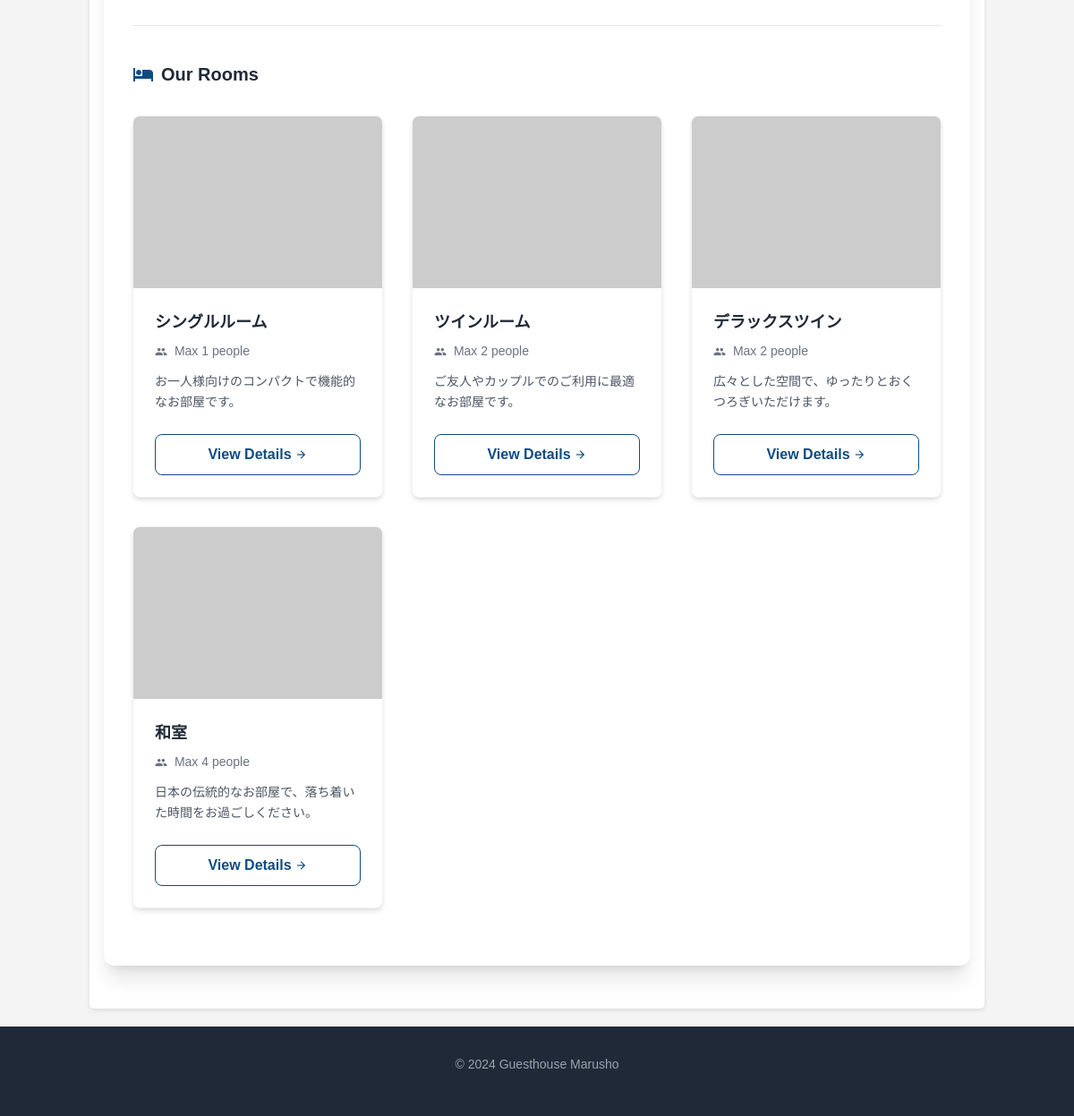
The app's page /?lang=en (lower part), older data.
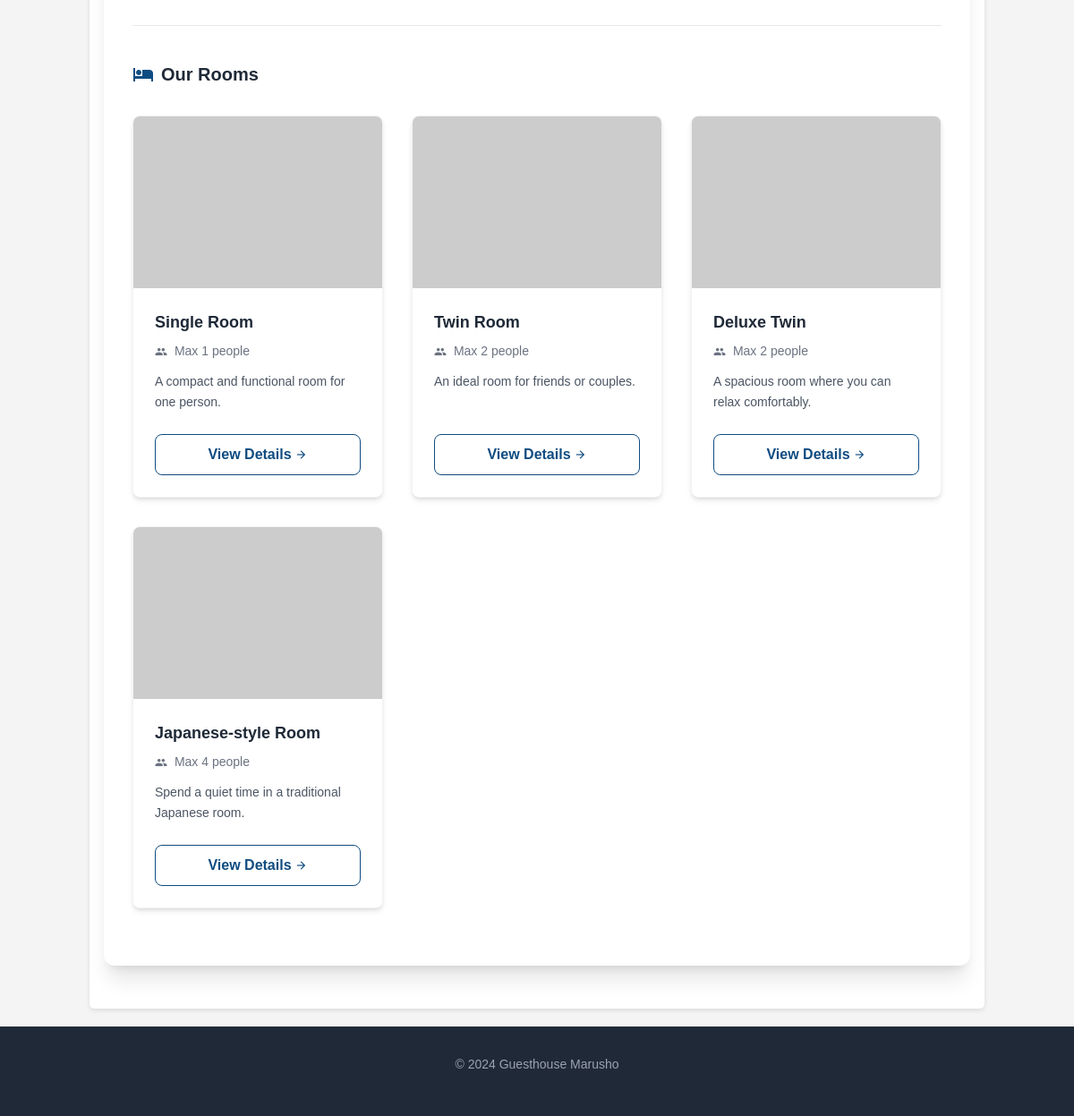
The same page, newer data.
### tables this page shows
CREATE TABLE `room_types` (
  `id` int(11) NOT NULL AUTO_INCREMENT,
  `name` varchar(255) NOT NULL COMMENT '部屋タイプ名',
  `name_en` varchar(255) DEFAULT NULL COMMENT '部屋タイプ名 (English)',
  `description` text DEFAULT NULL COMMENT '説明',
  `description_en` text DEFAULT NULL COMMENT '説明 (English)',
  `capacity` int(11) NOT NULL COMMENT '収容人数',
  `main_image` varchar(255) DEFAULT NULL COMMENT '部屋タイプ代表画像パス',
  `is_visible` tinyint(1) NOT NULL DEFAULT 1 COMMENT 'トップページ表示フラグ (1:表示, 0:非表示)',
  PRIMARY KEY (`id`)
);

### includes/language.php (called while the page is built, shortened)
<?php
$available_langs = ['ja', 'en'];
$default_lang = 'ja';
if (isset($_GET['lang']) && in_array($_GET['lang'], $available_langs)) {
    $current_lang = $_GET['lang'];
}
elseif (isset($_SESSION['lang']) && in_array($_SESSION['lang'], $available_langs)) {
    $current_lang = $_SESSION['lang'];
}
else {
    $current_lang = $default_lang;
}
$lang_file_path = __DIR__ . '/../lang/' . $current_lang . '.json';
if (file_exists($lang_file_path)) {
    $lang_text = json_decode(file_get_contents($lang_file_path), true);
} else {
    $lang_text = json_decode(file_get_contents(__DIR__ . '/../lang/' . $default_lang . '.json'), true);
}
if (!function_exists('t')) {
    function t($key, ...$args) {
        global $lang_text;
        $string = isset($lang_text[$key]) ? $lang_text[$key] : $key;
        if (!empty($args)) {
            return vsprintf($string, $args);
        }
        return $string;
    }
}
?>

### includes/functions.php (called while the page is built, shortened)
<?php
function h($s) {
    return htmlspecialchars($s, ENT_QUOTES, 'UTF-8');
}

### index.php (the view, shortened to what this page needs)
<?php
require_once 'includes/init.php';
require_once 'includes/header.php';
?>
<div class="max-w-5xl mx-auto bg-surface-light dark:bg-surface-dark rounded-xl shadow-xl overflow-hidden transition-colors duration-200">
    <div class="px-8 pb-12">
    </div>
    <div class="px-8 pb-16">
        <div class="border-t border-gray-200 dark:border-gray-700 pt-10">
            <h3 class="text-xl font-bold mb-8 text-gray-800 dark:text-white flex items-center gap-2">
                <span class="material-icons text-primary dark:text-blue-400">hotel</span>
                <?php echo h(t('index_rooms_intro_title')); ?>
            </h3>
            <div class="grid grid-cols-1 md:grid-cols-3 gap-8">
                <?php
                try {
                    $stmt = $dbh->query("SELECT * FROM room_types WHERE is_visible = 1 ORDER BY id ASC");
                    $display_room_types = $stmt->fetchAll(PDO::FETCH_ASSOC);
                } catch (PDOException $e) {
                    $display_room_types = [];
                }
                if (empty($display_room_types)) {
                    echo '<p class="text-gray-600 dark:text-gray-300 col-span-3 text-center">' . h(t('index_rooms_empty')) . '</p>';
                } else {
                    foreach ($display_room_types as $type):
                        $type_name = (!empty($type['name_en']) && isset($_SESSION['lang']) && $_SESSION['lang'] === 'en') ? $type['name_en'] : $type['name'];
                        $type_desc = (!empty($type['description_en']) && isset($_SESSION['lang']) && $_SESSION['lang'] === 'en') ? $type['description_en'] : $type['description'];
                        $img_src = !empty($type['main_image']) ? 'assets/' . h($type['main_image']) : 'https://via.placeholder.com/600x400?text=No+Image';
                ?>
                <div class="bg-white dark:bg-gray-800 rounded-lg shadow-md hover:shadow-xl transition-shadow duration-300 overflow-hidden border border-gray-100 dark:border-gray-700 flex flex-col group">
                    <div class="relative overflow-hidden h-48">
                        <img alt="<?php echo h($type_name); ?>" class="w-full h-full object-cover transform group-hover:scale-105 transition-transform duration-500" src="<?php echo $img_src; ?>"/>
                    </div>
                    <div class="p-6 flex flex-col flex-grow">
                        <h4 class="text-lg font-bold text-gray-800 dark:text-white mb-2"><?php echo h($type_name); ?></h4>
                        <p class="text-sm text-gray-500 dark:text-gray-400 mb-3">
                            <span class="material-icons text-sm align-middle mr-1">group</span>
                            <?php echo h(t('room_max_capacity', $type['capacity'])); ?>
                        </p>
                        <p class="text-sm text-gray-600 dark:text-gray-300 mb-6 flex-grow leading-relaxed">
                            <?php echo nl2br(h($type_desc)); ?>
                        </p>
                        <a href="rooms.php?room_type_id=<?php echo h($type['id']); ?>" class="w-full py-2.5 px-4 rounded border border-primary text-primary hover:bg-primary hover:text-white dark:border-blue-400 dark:text-blue-400 dark:hover:bg-blue-400 dark:hover:text-gray-900 font-semibold transition-all duration-200 flex items-center justify-center gap-1 group-hover:gap-2">
                            <?php echo h(t('room_btn_detail')); ?>
                            <span class="material-icons text-sm">arrow_forward</span>
                        </a>
                    </div>
                </div>
                <?php endforeach; } ?>
            </div>
        </div>
    </div>
</div>
<?php
require_once 'includes/footer.php';
?>

### includes/header.php (shortened to what this page needs)
<?php
require_once __DIR__ . '/init.php';
if (!isset($root_path)) {
    $root_path = '';
}
?>
<!DOCTYPE html>
<html lang="<?php echo h($current_lang); ?>">
<head>
    <script src="https://cdn.tailwindcss.com?plugins=forms,typography"></script>
    <link href="<?php echo $root_path; ?>assets/css/style.css" rel="stylesheet"/>
</head>
<body class="bg-background-light dark:bg-background-dark text-text-light dark:text-text-dark transition-colors duration-200 min-h-screen flex flex-col">
    <main class="flex-grow py-12 px-4">

### includes/footer.php (shortened to what this page needs)
    </main>
    <footer class="bg-gray-800 dark:bg-black text-gray-400 py-8 px-4 mt-auto">
        <div class="max-w-6xl mx-auto flex flex-col items-center gap-4">
            <div class="text-sm">
                &copy; 2024 <?php echo h(t('site_title')); ?>
            </div>
        </div>
    </footer>
</body>
</html>

### assets/css/style.css (style rules this page uses)
body { font-family: "Helvetica Neue", Arial, "Hiragino Kaku Gothic ProN", "Hiragino Sans", Meiryo, sans-serif; line-height: 1.6; margin: 0; padding: 0; background: #f4f4f4; color: #333; }
main { padding: 20px; max-width: 1000px; margin: 20px auto; background: #fff; min-height: 60vh; border-radius: 5px; box-shadow: 0 2px 5px rgba(0,0,0,0.1); }
footer { text-align: center; padding: 20px; background: #333; color: #fff; margin-top: 30px; }

### includes/header.php (style rules this page uses)
body { font-family: 'Noto Sans JP', sans-serif; }

Row changes from the older to the newer data that the page shows:
changed room_types "Max 1 people": name_en "シングルルーム" → "Single Room"; description_en "お一人様向けのコンパクトで機能的なお部屋です。" → "A compact and functional room for one person."
changed room_types: name_en "ツインルーム" → "Twin Room"; description_en "ご友人やカップルでのご利用に最適なお部屋です。" → "An ideal room for friends or couples."
changed room_types: name_en "デラックスツイン" → "Deluxe Twin"; description_en "広々とした空間で、ゆったりとおくつろぎいただけます。" → "A spacious room where you can relax comfortably."
changed room_types "Max 4 people": name_en "和室" → "Japanese-style Room"; description_en "日本の伝統的なお部屋で、落ち着いた時間をお過ごしください。" → "Spend a quiet time in a traditional Japanese room."
